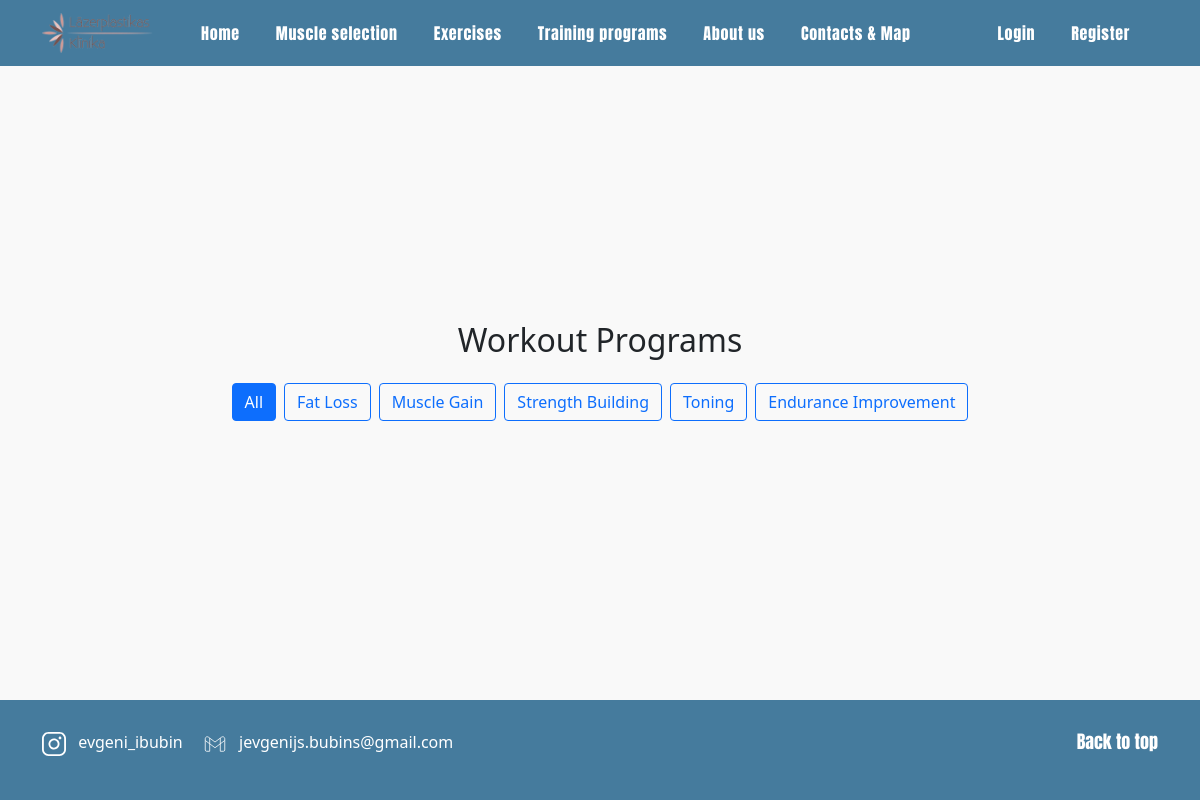
Before: /workout_programs_page.php with the older database file.
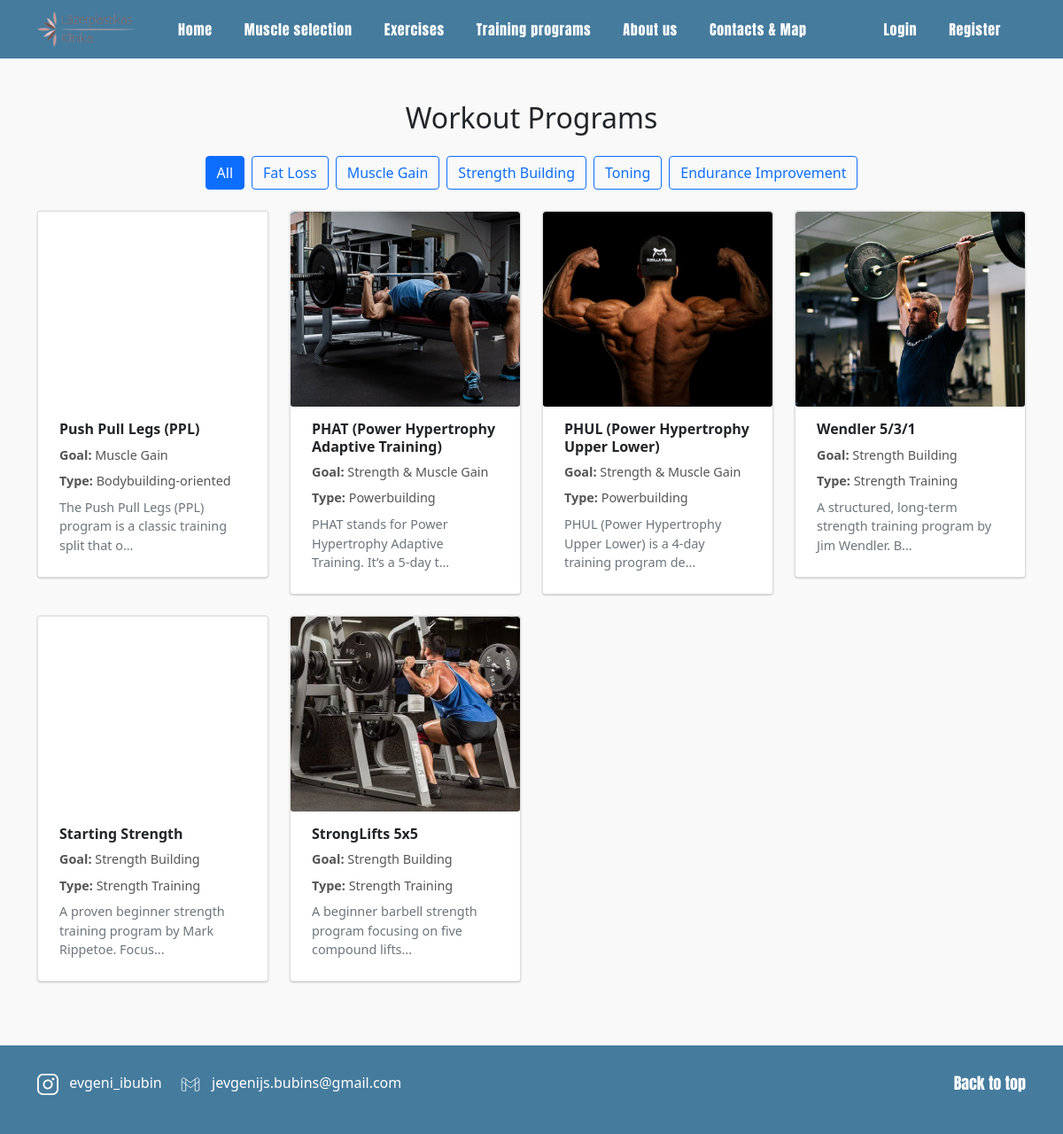
After: the same page with the newer database file.
### tables this page shows
CREATE TABLE `workout_programs` (
  `id` int(11) NOT NULL,
  `title` varchar(255) NOT NULL,
  `description` text DEFAULT NULL,
  `image` varchar(255) DEFAULT NULL,
  `goal` varchar(100) DEFAULT NULL,
  `type` varchar(100) DEFAULT NULL,
  `level` enum('Beginner','Intermediate','Expert') DEFAULT 'Beginner',
  `days_per_week` int(11) DEFAULT NULL,
  `duration_weeks` varchar(50) DEFAULT NULL,
  `target_group` varchar(100) DEFAULT NULL,
  `muscle_categories` text DEFAULT NULL,
  `muscle_groups` text DEFAULT NULL,
  `days_json` longtext DEFAULT NULL CHECK (json_valid(`days_json`)),
  `created_at` timestamp NOT NULL DEFAULT current_timestamp(),
  `tips` text DEFAULT NULL
);

### workout_programs_page.php (the view, shortened to what this page needs)
<?php
include 'includes/avatar_loader.php';
mysqli_set_charset($conn, "utf8mb4");
$goal = $_GET['goal'] ?? null;
$type = $_GET['type'] ?? null;
$level = $_GET['level'] ?? null;
$sql = "SELECT * FROM workout_programs";
$sql .= " ORDER BY id DESC";
$stmt = $conn->prepare($sql);
$stmt->execute();
$result = $stmt->get_result();
?>
<!DOCTYPE html>
<html lang="en">
<head>
  <link href="https://cdn.jsdelivr.net/npm/bootstrap@5.0.2/dist/css/bootstrap.min.css" rel="stylesheet">
  <link rel="stylesheet" href="https://cdn.jsdelivr.net/npm/bootstrap-icons@1.10.5/font/bootstrap-icons.css">
  <link rel="stylesheet" type="text/css" href="style.css">
</head>
<body>
<?php include 'includes/header.php'; ?>
<div class="container my-5">
  <h2 class="text-center mb-4">Workout Programs</h2>
  <div class="filters d-flex flex-wrap gap-2 justify-content-center mb-4">
    <a href="?" class="btn btn-outline-primary <?= (!$goal && !$type && !$level) ? 'active' : '' ?>">All</a>
    <?php
      $goals = ["Fat Loss", "Muscle Gain", "Strength Building", "Toning", "Endurance Improvement"];
      foreach ($goals as $g) {
          echo '<a href="?goal=' . urlencode($g) . '" class="btn btn-outline-primary ' . ($goal === $g ? 'active' : '') . '">' . $g . '</a>';
      }
    ?>
  </div>
  <div class="row">
    <?php while ($prog = $result->fetch_assoc()): ?>
      <div class="col-lg-3 col-md-6 mb-4">
        <div class="card">
          <div class="card-img" style="background-image:url('<?= htmlspecialchars($prog['image']) ?>');">
          </div>
          <div class="card-content">
            <h5><?= htmlspecialchars($prog['title']) ?></h5>
            <p><strong>Goal:</strong> <?= htmlspecialchars($prog['goal']) ?></p>
            <p><strong>Type:</strong> <?= htmlspecialchars($prog['type']) ?></p>
            <p class="text-muted small"><?= htmlspecialchars(mb_strimwidth($prog['description'], 0, 70, "...")) ?></p>
          </div>
        </div>
      </div>
    <?php endwhile; ?>
  </div>
</div>
<?php include 'includes/footer.php'; ?>
</body>
</html>

### includes/header.php (shortened to what this page needs)
<?php
$avatarPath = $avatarPath ?? 'images/default_avatar.png';
?>
<header>
<nav class="navbar navbar-expand-lg navbar-dark bg-primary">
  <div class="container">
    <a class="navbar-brand me-4" href="index.php">
      <img src="images/logo.png" alt="Logo" style="height: 40px;">
    </a>
    <div class="collapse navbar-collapse" id="navbarNav">
      <ul class="navbar-nav me-auto ps-3">
        <li class="nav-item"><a class="nav-link" href="index.php">Home</a></li>
        <li class="nav-item">
          <a class="nav-link" href="index.php#muscle-map-section">Muscle selection</a>
        </li>
        <li class="nav-item"><a class="nav-link" href="exercises_page.php">Exercises</a></li>
        <li class="nav-item"><a class="nav-link" href="workout_programs_page.php">Training programs</a></li>
        <li class="nav-item"><a class="nav-link" href="aboutus.html">About us</a></li>
        <li class="nav-item">
          <a class="nav-link" href="index.php#map-section">Contacts & Map</a>
        </li>
      </ul>
      <ul class="navbar-nav d-flex align-items-center">
        <?php if (isset($_SESSION['user_id'])): ?>
          <li class="nav-item me-3">
            <a class="nav-link d-flex align-items-center gap-2" href="welcome.php">
              <span>Your profile</span>
              <img src="<?= htmlspecialchars($avatarPath) ?>" class="rounded-circle" alt="Avatar" style="width: 32px; height: 32px; object-fit: cover;">
            </a>
          </li>
          <li class="nav-item me-3">
            <a class="nav-link" href="logout.php">Logout</a>
          </li>
        <?php else: ?>
          <li class="nav-item"><a class="nav-link" href="login.php">Login</a></li>
          <li class="nav-item"><a class="nav-link" href="register.php">Register</a></li>
        <?php endif; ?>
      </ul>
    </div>
  </div>
</nav>
</header>

### includes/footer.php
<footer class="footer text-white text-center text-lg-start">
  <div class="container">
    <div class="row align-items-center" style="height: 100px;">
      <div class="col-lg-8 col-md-12">
        <div class="insta d-inline-flex align-items-center me-3">
          <a href="https://www.instagram.com/evgeni_ibubin" target="_blank" class="text-white">
            <img src="images/instagram_icon.svg" alt="Иконка Instagram" class="me-2">
            <p>evgeni_ibubin</p>
          </a>
        </div>
        <div class="google d-inline-flex align-items-center">
          <a href="#" class="text-white">
            <img src="images/gmail_icon.svg" alt="Иконка Gmail" class="me-2">
            <p>jevgenijs.bubins@gmail.com</p>
          </a>
        </div>
      </div>
      <div class="col-lg-4 col-md-12 d-flex justify-content-end">
        <div class="back-to-top">
          <a href="#" id="back-to-topid" class="text-white">
            <p>Back to top</p>
          </a>
        </div>
      </div>
    </div>
  </div>
</footer>

### style.css (style rules this page uses)
html, body { position: relative; margin: 0; padding: 0; min-height: 100vh; display: flex; flex-direction: column; justify-content: space-between; background-color: #F6F6F8; }
.navbar-dark.bg-primary { background-color: #457B9D !important; color: #fff; }
.navbar-dark .navbar-nav .nav-link { color: #fff; }
nav ul li { margin-right: 20px; color: #FFF; font-family: anton; font-size: 16px; font-style: normal; font-weight: 200; line-height: normal; letter-spacing: 0.7px; text-decoration: none; list-style: none; transition: background-color 0.3s ease, opacity 0.3s ease; }
nav ul li a { color: inherit; text-decoration: none; }
.footer { background-color: #457B9D; color: #fff; }
.insta img, .google img { width: 24px; height: 24px; margin-right: 10px; }
.insta a, .google a, .back-to-top a { text-decoration: none; color: #FFF; }
.insta p, .google p, .back-to-top p { transition: background-color 0.3s ease; display: inline-block; }
.back-to-top { font-family: Anton; font-size: 18px; }

### workout_programs_page.php (style rules this page uses)
body { background: #f9f9f9; }
.card { border-radius: 4px; box-shadow: 0 -1px 1px 0 rgba(0, 0, 0, .05), 0 1px 2px 0 rgba(0, 0, 0, .2); transition: all .2s ease; background: #fff; position: relative; overflow: hidden; }
.card-img { position: relative; height: 220px; width: 100%; background-color: #fff; background-size: cover; background-position: center; }
.card-content { padding: 1rem 1.5rem; background-color: #fff; min-height: 190px; }
.card-content h5 { font-size: 1rem; font-weight: 600; margin-bottom: 0.5rem; }
.card-content p { font-size: .9rem; color: #555; margin-bottom: 0.5rem; }
.filters .btn.active { background-color: #0d6efd; color: white; }

Changed rows visible on the page:
added workout_programs: title "Push Pull Legs (PPL)", goal "Muscle Gain", type "Bodybuilding-oriented", description "The Push Pull Legs (PPL) program is a classic training split that o..."
added workout_programs: image (picture), title "PHAT (Power Hypertrophy Adaptive Training)", goal "Strength & Muscle Gain", type "Powerbuilding", description "PHAT stands for Power Hypertrophy Adaptive Training. It’s a 5-day t..."
added workout_programs: image (picture), title "PHUL (Power Hypertrophy Upper Lower)", goal "Strength & Muscle Gain", type "Powerbuilding", description "PHUL (Power Hypertrophy Upper Lower) is a 4-day training program de..."
added workout_programs: image (picture), title "Wendler 5/3/1", goal "Strength Building", type "Strength Training", description "A structured, long-term strength training program by Jim Wendler. B..."
added workout_programs: title "Starting Strength", goal "Strength Building", type "Strength Training", description "A proven beginner strength training program by Mark Rippetoe. Focus..."
added workout_programs: image (picture), title "StrongLifts 5x5", goal "Strength Building", type "Strength Training", description "A beginner barbell strength program focusing on five compound lifts..."
